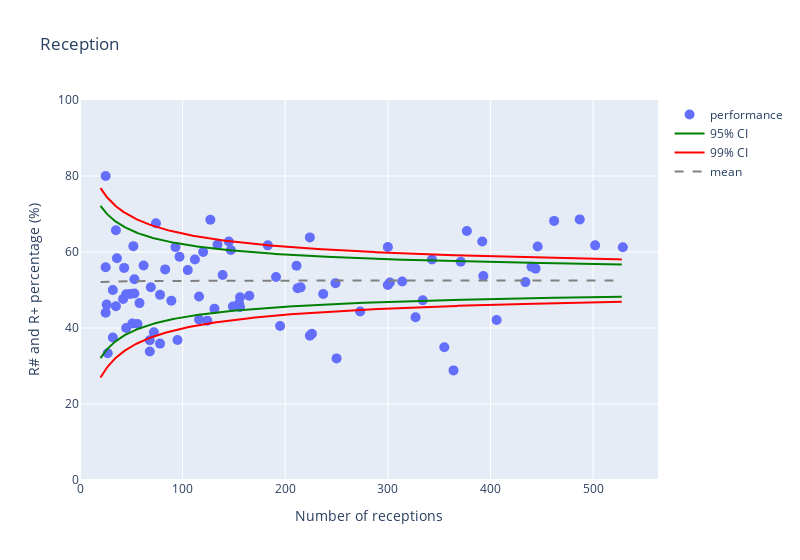

Notebook source saved alongside this figure:
### Code cell
pass_stats = dvstats.get_general_stats(
    df_pass.rename(
        columns={"player_code": "CodiceGiocatore", "quality": "valutazione"}
    ),
    Fundamental.reception,
    Granularity.players,
    p_list,
)[0]
pass_stats = pass_stats[pass_stats.total > lower_threshold]

x = np.divide((pass_stats.perfect + pass_stats.positive), pass_stats.total)
sigma_x = np.divide(sigma_pass, np.sqrt(pass_stats.total))
pass_stats["zscore"] = np.divide(x - mu_pass, sigma_x)
pass_stats.zscore = np.clip(pass_stats.zscore, -zlim, zlim)
pass_stats["quantile"] = binom.cdf(
    k=(pass_stats.perfect + pass_stats.positive), n=pass_stats.total, p=p_pass
)
df_intervals_pass = get_intervals_wilson(p_pass, max(pass_stats.total), lower_threshold)
funnel_pass = get_funnel_plot(
    pass_stats,
    "total",
    "Number of receptions",
    "good_perc",
    "R# and R+ percentage (%)",
    df_intervals_pass,
    "Reception",
)
funnel_pass.show()

### Figure 1 — Plotly figure (JSON) as saved in the notebook; plotly's stock layout.template omitted (floating-point values rounded to 4 significant figures; data arrays with more than 128 entries replaced by an {"elided": "..."} marker saying what was removed)
{"data": [{"hovertemplate": "<b>%{text}</b><br>Performance: %{y:.2f}% on %{x:.0f}", "marker": {"size": 10}, "mode": "markers", "name": "performance", "text": ["Alsmeier Lina", "Apinyapong Wilavan", "Aydin Ilkin", "Baladin Hande", "Bartsch-Hackley Michelle", "Blagojevic Jelena", "Bosetti Caterina", "Brens Prisilla Rivera", "Buijs Anne", "Bulaich Daniela", "Busa Bianka", "Chaisri Tapaphaipun", "Chuewulim Sutadta", "Cvetkovic Jovana", "Czyrnianska Martyna", "Daalderop Nika", "De Bortoli Chiara", "De La Cruz De Peña Bethania", "D'Odorico Sofia", "Duan Fang", "Ercan Seyma", "Fedorovtseva Arina", "Fedusio Monika", "Fersino Eleonora", "Poll Jana Franziska", "Geerties Jennifer", "Gorecka Zuzanna", "Guerra Anastasia", "Braga Guimaraes Gabriela", "Guilliams Jodie", "Hayashi Kotona", "Herbots Britt", "Hill Kimberly", "Howe Hilary", "Ishikawa Mayu", "Ishii Yuki", "Ismailoglu Meliha", "Jasper Marrit", "Kapustina Irina", "Kim Yeon Koung", "Koga Sarina", "Kosheleva Tatyana", "Larson Jordan", "Lazovic Katarina", "Lee Soyoung", "Leonida Kasaya", "Liu Xiaotong", "Liu Yanhan", "Livingston Caroline", "Li Yingying", "Lozo Sara", "Lukasik Martyna", "Martinez Brayelin Elizabeth", "Melli Giulia", "Mercy Moim", "Milenkovic Bojana", "Mirosavljevic Jovana", "Mitrovic Andrea", "Nilapa Chatsuda", "Nizetich Yamila", "Omoruyi Oghosasere Loveth", "Orthmann Hanna", "Park Jeongah", "Pereira Natalia", "Peña Isabel Yonkaira Paola", "Pietrini Elena", "Piva Rebecca", "Plummer Kathryn", "Pyo Seungju", "Robinson Kelsey", "Rodriguez Elina", "Rodrigues Fernanda", "Senoglu Tugba", "Sittirak Onuma", "Smirnova  Kseniia", "Stigrot Lena", "Stysiak Magdalena", "Sylla Miryam", "Uzelac Aleksandra", "Van Gestel Celine", "Van Ryk Kiera", "Voronkova Irina", "Wilhite Parson Sarah", "Juk Seoyoung", "Zhang Changning", "Zhu Ting"], "type": "scatter", "x": [343, 53, 62, 444, 446, 32, 145, 250, 371, 78, 120, 26, 215, 25, 49, 393, 35, 226, 211, 116, 97, 406, 35, 25, 83, 74, 302, 195, 462, 89, 42, 191, 36, 364, 487, 134, 529, 93, 32, 392, 377, 156, 300, 249, 300, 68, 156, 58, 51, 147, 334, 273, 95, 224, 131, 183, 139, 355, 25, 112, 116, 237, 327, 52, 314, 165, 45, 56, 155, 127, 45, 502, 212, 149, 68, 78, 124, 105, 69, 434, 72, 440, 43, 27, 224, 53], "y": [58.02, 52.83, 56.45, 55.63, 61.43, 50.0, 62.76, 32.0, 57.41, 35.9, 60.0, 46.15, 50.7, 56.0, 48.98, 53.69, 65.71, 38.5, 56.4, 48.28, 58.76, 42.12, 45.71, 80.0, 55.42, 67.57, 51.99, 40.51, 68.18, 47.19, 47.62, 53.4, 58.33, 28.85, 68.58, 61.94, 61.25, 61.29, 37.5, 62.76, 65.52, 45.51, 61.33, 51.81, 51.33, 36.76, 48.08, 46.55, 41.18, 60.54, 47.31, 44.32, 36.84, 37.95, 45.04, 61.75, 53.96, 34.93, 44.0, 58.04, 42.24, 48.95, 42.81, 61.54, 52.23, 48.48, 48.89, 41.07, 46.45, 68.5, 40.0, 61.75, 50.47, 45.64, 33.82, 48.72, 41.94, 55.24, 50.72, 52.07, 38.89, 56.14, 55.81, 33.33, 63.84, 49.06]}, {"hoverinfo": "skip", "marker": {"color": "green"}, "mode": "lines", "name": "95% CI", "type": "scatter", "x": {"elided": "509 int values"}, "y": {"elided": "509 float values"}}, {"hoverinfo": "skip", "marker": {"color": "green"}, "mode": "lines", "showlegend": false, "type": "scatter", "x": {"elided": "509 int values"}, "y": {"elided": "509 float values"}}, {"hoverinfo": "skip", "marker": {"color": "red"}, "mode": "lines", "name": "99% CI", "type": "scatter", "x": {"elided": "509 int values"}, "y": {"elided": "509 float values"}}, {"hoverinfo": "skip", "marker": {"color": "red"}, "mode": "lines", "showlegend": false, "type": "scatter", "x": {"elided": "509 int values"}, "y": {"elided": "509 float values"}}, {"hoverinfo": "skip", "line": {"dash": "dash"}, "marker": {"color": "gray"}, "mode": "lines", "name": "mean", "type": "scatter", "x": {"elided": "509 int values"}, "y": {"elided": "509 float values"}}], "layout": {"title": {"text": "Reception"}, "width": 800, "xaxis": {"rangemode": "nonnegative", "title": {"text": "Number of receptions"}}, "yaxis": {"range": [0, 100], "title": {"text": "R# and R+ percentage (%)"}}}}
